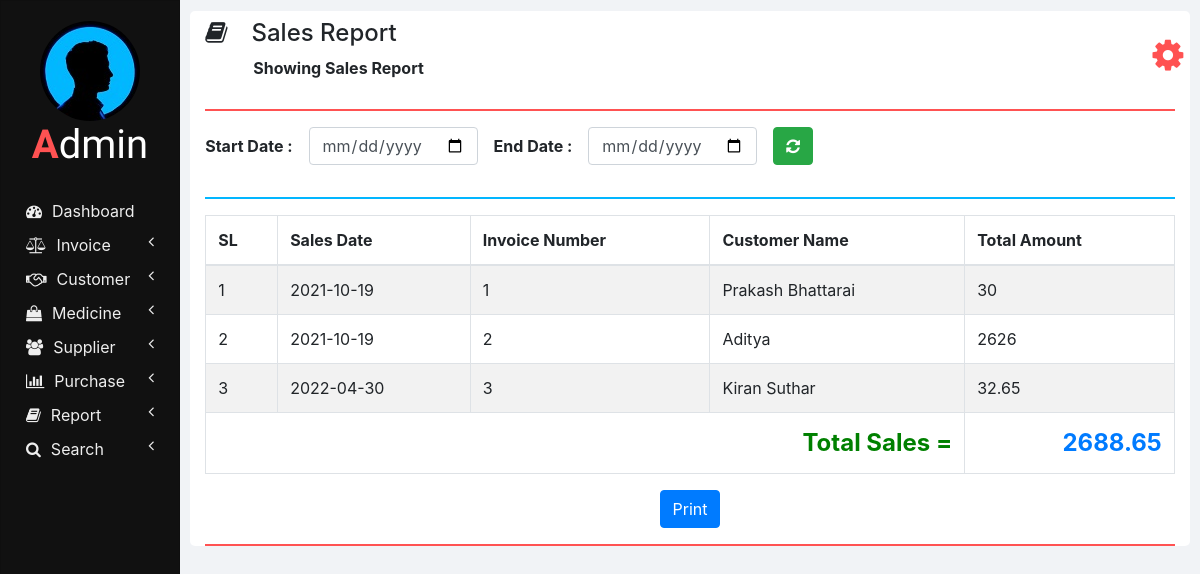
/sales_report.php, run on an earlier commit of the app's database.
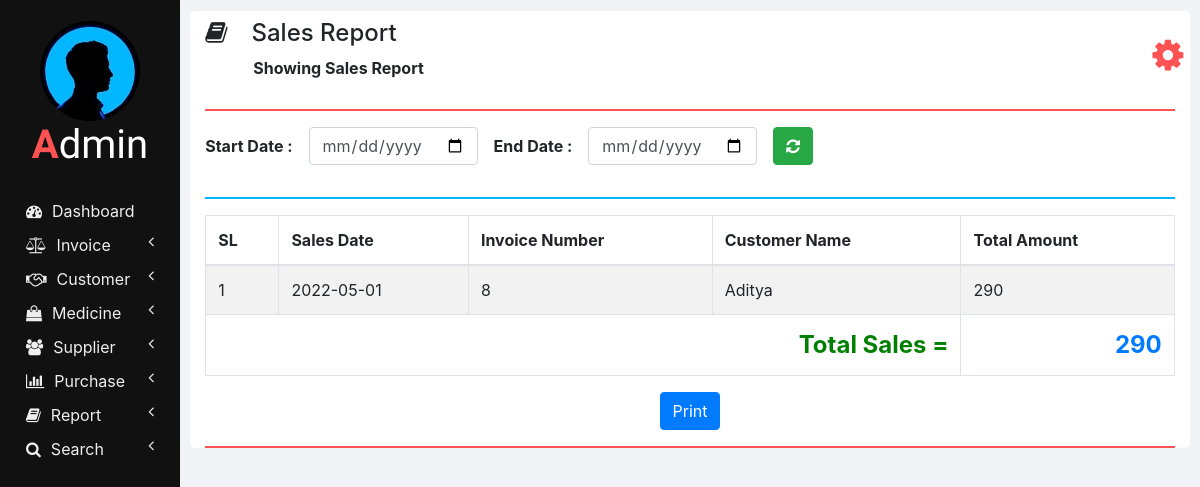
And on a later commit of the database.
### tables this page shows
CREATE TABLE `invoices` (
  `INVOICE_ID` int(11) NOT NULL,
  `NET_TOTAL` double NOT NULL DEFAULT 0,
  `INVOICE_DATE` date NOT NULL DEFAULT current_timestamp(),
  `CUSTOMER_ID` int(11) NOT NULL,
  `TOTAL_AMOUNT` double NOT NULL,
  `TOTAL_DISCOUNT` double NOT NULL
);

CREATE TABLE `customers` (
  `ID` int(11) NOT NULL,
  `NAME` varchar(20) NOT NULL,
  `CONTACT_NUMBER` varchar(10) NOT NULL,
  `ADDRESS` varchar(100) NOT NULL,
  `DOCTOR_NAME` varchar(20) NOT NULL,
  `DOCTOR_ADDRESS` varchar(100) NOT NULL
);

### php/report.php (the view, shortened to what this page needs)
  <?php
function showSales($start_date, $end_date) {
  ?>
  <thead>
    <tr>
      <th>SL</th>
      <th>Sales Date</th>
      <th>Invoice Number</th>
      <th>Customer Name</th>
      <th>Total Amount</th>
    </tr>
  </thead>
  <tbody>
  <?php
  require "db_connection.php";
  if($con) {
    $seq_no = 0;
    $total = 0;
    if($start_date == "" || $end_date == "")
      $query = "SELECT * FROM invoices INNER JOIN customers ON invoices.CUSTOMER_ID = customers.ID";
    else
      $query = "SELECT * FROM invoices INNER JOIN customers ON invoices.CUSTOMER_ID = customers.ID WHERE INVOICE_DATE BETWEEN '$start_date' AND '$end_date'";
    $result = mysqli_query($con, $query);
    while($row = mysqli_fetch_array($result)) {
      $seq_no++;
      showSalesRow($seq_no, $row);
      $total = $total + $row['NET_TOTAL'];
    }
    ?>
    </tbody>
    <tfoot class="font-weight-bold">
      <tr style="text-align: right; font-size: 24px;">
        <td colspan="4" style="color: green;">&nbsp;Total Sales =</td>
        <td class="text-primary"><?php echo $total; ?></td>
      </tr>
    </tfoot>
    <?php
  }
}
function showSalesRow($seq_no, $row) {
  ?>
  <tr>
    <td><?php echo $seq_no; ?></td>
    <td><?php echo $row['INVOICE_DATE']; ?></td>
    <td><?php echo $row['INVOICE_ID']; ?></td>
    <td><?php echo $row['NAME']; ?></td>
    <td><?php echo $row['NET_TOTAL'] ?></td>
  </tr>
  <?php
}
?>

What changed in the data, as far as the page shows it:
removed invoices: seq_no "1", INVOICE_DATE "2021-10-19", INVOICE_ID "1", CUSTOMER_ID.NAME "Prakash Bhattarai", NET_TOTAL "30"
removed invoices: seq_no "2", INVOICE_DATE "2021-10-19", INVOICE_ID "2", CUSTOMER_ID.NAME "Aditya", NET_TOTAL "2626"
removed invoices: seq_no "3", INVOICE_DATE "2022-04-30", INVOICE_ID "3", CUSTOMER_ID.NAME "Kiran Suthar", NET_TOTAL "32.65"
added invoices: seq_no "1", INVOICE_DATE "2022-05-01", INVOICE_ID "8", CUSTOMER_ID.NAME "Aditya", NET_TOTAL "290"
Also different on the page:
$total: "2688.65" → "290"
